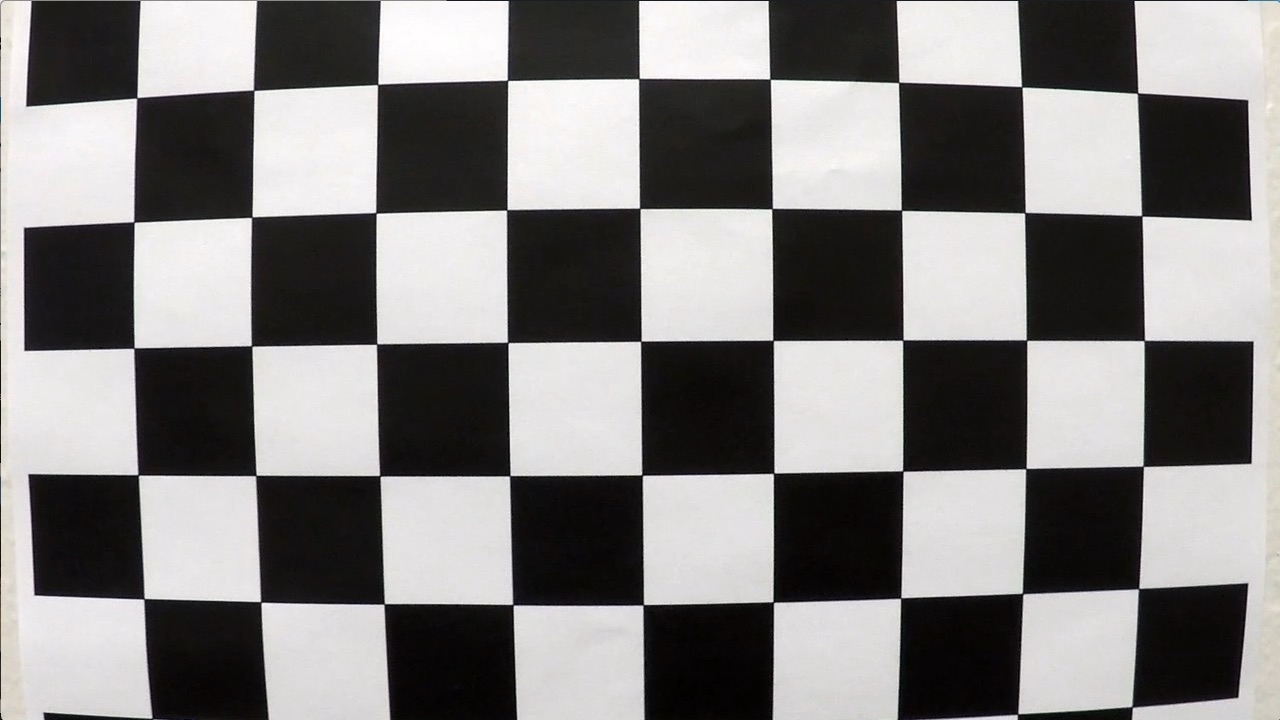
#> input picture camera_cal/calibration1.jpg, 1280 x 720 px; its folder holds only this picture in this run
$ jupyter execute --allow-errors Advanced-Lane-Lines.ipynb   (shell and % lines are left out)   (older library calls are emulated)
#> lines starting #> are read from the running program, lines starting #| are printed output that depends on the picture; after the words box and inside, x2 and y2 are one past the last pixel; in counts of white or black regions, pixels touching at a corner belong together
[cell 1]
import numpy as np
import cv2
import glob
import matplotlib.pyplot as plt

[cell 2]
# Class to represent a camera
# It holds the calibration as well as the distortion
class Camera:

    def __init__(self):
        # The camera matrix and distortion coeffs
        # are filled after calibration
        self.is_calibrated       = False
        self.camera_matrix       = None
        self.distortion_coeffs   = None

    def calibrate(self, calibration_files, chessboard_ncorners=(9,6)):
        '''
            calibrate the camera based on files provided
            We use only chessboard image to calibrate
            All images must have the same shape
        '''
#> called with chessboard_ncorners = (9, 6)

        # Store informations about the differents points required
        # to interpolate the camera distortion
        object_points = [] # Store 3d points from real world
        image_points  = [] # Store 2d points from the image

        # The chessboard number of corners
        nx, ny = chessboard_ncorners

        # Generate the object_points for this chessboard
        # Init an array with the number of points and 3 coordinates
        chessboard_object_points = np.zeros((nx*ny, 3), np.float32)
        # Now create a grid of nx by ny letting the z coordinate to zero
        chessboard_object_points[:,:2] = np.mgrid[0:nx, 0:ny].T.reshape(-1,2)

        # loop on the calibration images
        for cal_image_file in calibration_files:

            # Read the image
            img = cv2.imread(cal_image_file)
#> img is the input picture: shape (720, 1280, 3); mean B, G, R 127.8, 128.4, 130.1
            # Convert to gray
            gray = cv2.cvtColor(img, cv2.COLOR_BGR2GRAY)

            # Now find the chessboard corners
            is_corner_found, corners = cv2.findChessboardCorners(gray, (nx,ny))
#> is_corner_found = False; corners = None

            # If we found the corners
            if is_corner_found:
                # Add our points to the lists
                image_points.append(corners)
                object_points.append(chessboard_object_points)

        # Calibrate our camera with all those points
        retval, self.camera_matrix, self.distortion_coeffs, rvecs, tvecs = cv2.calibrateCamera(object_points, image_points, img.shape[0:2], None, None)
        self.is_calibrated = True


    def undistort(self, img):
        '''
            Undistort image based on the calibration done
        '''
        assert self.is_calibrated, 'Camera has not been calibrated, do it first.'

        return cv2.undistort(img, self.camera_matrix, self.distortion_coeffs)

[cell 3]
# Class to handle perspective transformation
class Perspective:
    def __init__(self, src_points, dst_points):
        '''
            Init the object based on the points
            provided, we need 4 points to be able to
            compute the perspective transformation
        '''
        assert len(src_points) == 4, 'Source points size != 4'
        assert len(dst_points) == 4, 'Destination points size != 4'

        # Compute matrix perspective
        self.matrix         = cv2.getPerspectiveTransform(src_points, dst_points)
        self.matrix_inverse = cv2.getPerspectiveTransform(dst_points, src_points)

    def transform(self, img, size=None):
        '''
            Transform the image using the perspective
            from source to destination
            size : The size (width, height) of the image  wanted

        '''
        if size == None:
            size = (img.shape[1], img.shape[0])

        return cv2.warpPerspective(img, self.matrix, size, flags=cv2.INTER_LINEAR)

    def transform_inv(self, img, size=None):
        '''
            Transform the image using the perspective
            from destination to source
            size : The size (width, height) of the image  wanted

        '''
        if size == None:
            size = (img.shape[1], img.shape[0])

        return cv2.warpPerspective(img, self.matrix_inverse, size, flags=cv2.INTER_LINEAR)

[cell 4]
# Create a camera and calibrate it
# using all chessboard images available
camera = Camera()
#> (the rest of this cell did not finish here and is left out)

#> (a cell that did not finish here is left out)

[cell 6]
# Undistort example
img_ori = cv2.cvtColor(cv2.imread('./test_images/test5.jpg'), cv2.COLOR_BGR2RGB)
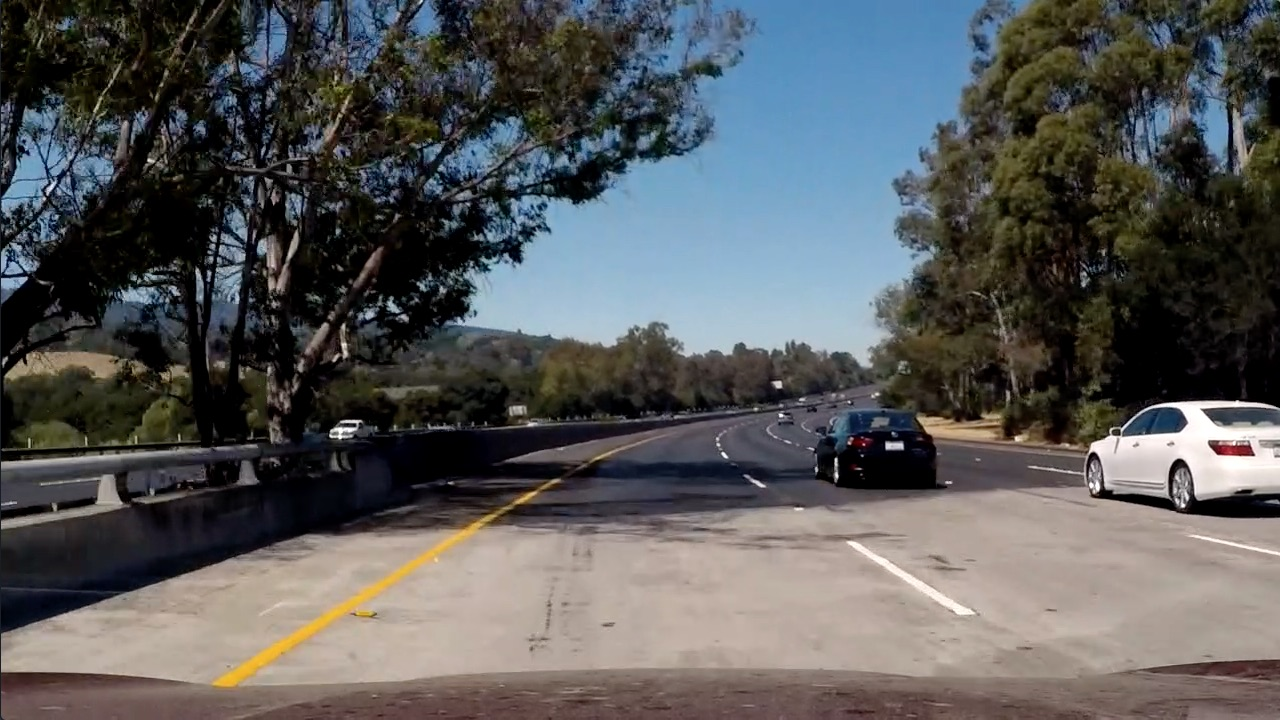
#> input picture test_images/test5.jpg, 1280 x 720 px
#> (the rest of this cell did not finish here and is left out)

[cell 7]
# Used image application to select the 4 points from the perspective images
# The points have been selected manually in the image above
src_perspective_points = np.float32( [ [280.0,675.0], [573.0,465.0], [712.0,465.0], [1042.0,675.0] ])

# Define for the bird eyes view so the line are parallel
dst_perspective_points = np.float32( [ [355.0,719.0], [355.0,0.0], [955.0,0.0], [955.0,719.0] ])

# Generate a perspective
birdeyes_perspective = Perspective(src_perspective_points, dst_perspective_points)

[cell 8]
# Example of an image projected on the birdeyes perspective with the polygon used to compute the perspective
img = cv2.cvtColor(cv2.imread('./test_images/straight_lines1.jpg'), cv2.COLOR_BGR2RGB)
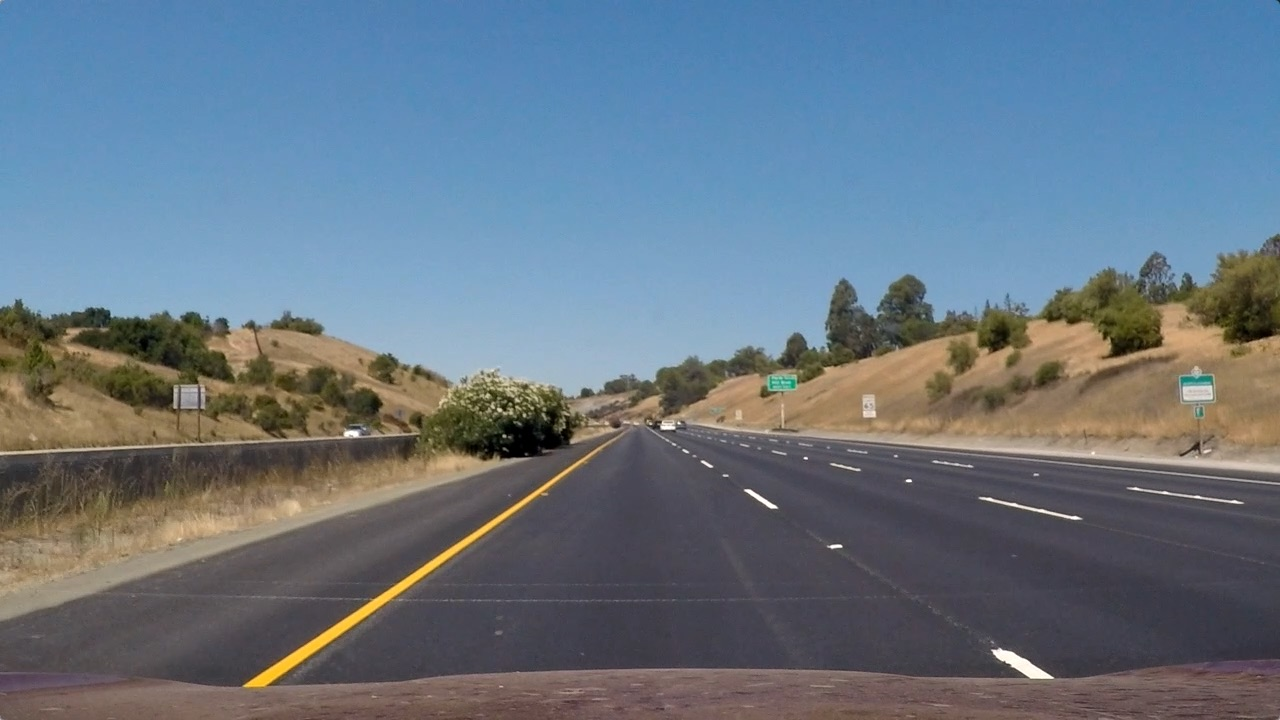
#> input picture test_images/straight_lines1.jpg, 1280 x 720 px
cv2.polylines(img, np.int32([src_perspective_points]), True, (255,0,0), 2)
#> img: shape (720, 1280, 3); mean R, G, B 103.8, 117.1, 130.6

birdeyes_img = birdeyes_perspective.transform(img)


f, (ax1, ax2) = plt.subplots(1, 2, figsize=(20,10))
ax1.imshow(img)
ax1.set_title('Original Image', fontsize=15)
ax2.imshow(birdeyes_img)
ax2.set_title('Perspective Image', fontsize=15)


plt.show()

[cell 9]
def channel_threshold(img, thresh):
    '''
        Return a binary image based on
        the threshold provided
        img must be a one channel image
    '''

    # Threshold channel
    img_binary = np.zeros_like(img)
    img_binary[(img >= thresh[0]) & (img <= thresh[1])] = 1

    return img_binary

def abs_sobel_thresh(img, orient='x', sobel_kernel=3, thresh=(0, 255)):
    '''
        Return binay img after computing the gradient
        and using the threshold
        img must be a one channel image
    '''
    # Take the derivative in x or y given orient = 'x' or 'y'
    if orient == 'x':
        sobel = cv2.Sobel(img, cv2.CV_64F, 1, 0, ksize=sobel_kernel)
    else:
        sobel = cv2.Sobel(img, cv2.CV_64F, 0, 1, ksize=sobel_kernel)
    # Take the absolute value of the derivative or gradient
    sobel = np.absolute(sobel)
    # Scale to 8-bit (0 - 255) then convert to type = np.uint8
    scaled_sobel = np.uint8(sobel * 255 / np.max(sobel))
    # Create a mask of 1's where the scaled gradient magnitude
    # is > thresh_min and < thresh_max
    i_binary = np.zeros_like(scaled_sobel)
    i_binary[(scaled_sobel >= thresh[0]) & (scaled_sobel <= thresh[1])] = 1
    return i_binary

[cell 10]
def equalize_image(img):
    '''
        Equalize the image by increasing the contrast in the potential
        Lane region.
        Image in hls format
    '''
    # Work on a copy of the image
    img_copy = img[:,:,:]

    # Get the image size
    height, width = img.shape[0:2]

    # Select the left region
    # Assumed zone y>444
    # yy > -x + 919 slope -1 passing by 200,719
    # yy < -x +1219 slope -1 passing by 500,719
    XX, YY = np.meshgrid(np.arange(0, width), np.arange(0, height))
    left_region = (YY > 444) & \
                  (YY > (-XX + 919)) & \
                  (YY < (-XX + 1219))

    # Select the right region
    # Assumed zone y>444
    # yy < x - 181 slope 1 passing by 900,719
    # yy > x - 481 slope 1 passing by 1200,719
    right_region = (YY > 444) & \
                   (YY > (XX - 481)) & \
                   (YY < (XX - 181))

    # Select the luminosity pixels from this region
    img_selection = img_copy[left_region | right_region,1]

    # Compute the mean of those region
    # Keep it around 80
    mean   = np.mean(img_selection)
#> mean = 131.2
    if mean > 100 or mean < 60:
        temp_copy = np.copy(img_copy[:,:,1]).astype(np.float32)
        temp_copy = temp_copy + 80  - int(mean)
        selection = (temp_copy < 0 )
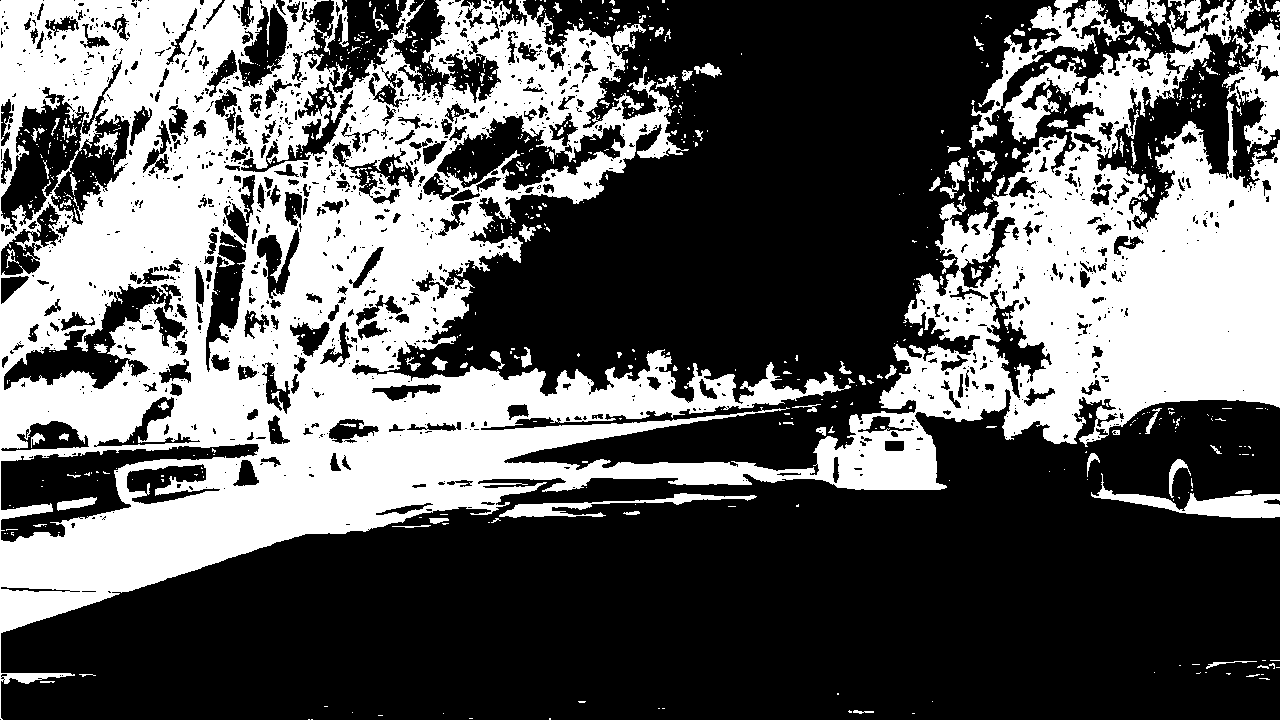
#> selection: shape (720, 1280) bool; 37.5% white; 892 white regions (784 under 20 px), largest, box (x1, y1, x2, y2) and area: (0, 0, 1280, 720) 323203, (969, 0, 1134, 148) 4143, (1222, 23, 1280, 154) 3336
        temp_copy[selection] = 0
        selection = (temp_copy > 255 )
#> selection: shape (720, 1280) bool; every value is 0
        temp_copy[selection] = 255
        img_copy[:,:,1] = np.int_(temp_copy)
#> img_copy: shape (720, 1280, 3); mean of channels 0, 1, 2 55.5, 50, 70.1


    return img_copy

[cell 11]
def binay_image_extraction(img):
    '''
        Apply different threshold to extract
        the lane feature of the image
        We are using color threshold and gradient threshold
    '''
    # Convert image to HLS, as we will
    # use all the channels to try to discover the lane
    hls = cv2.cvtColor(img, cv2.COLOR_RGB2HLS)

    # Equalize the image so our threshold remains the same
    # for any exposition
    hls = equalize_image(hls)

    # Apply a channel threshold on all three channels
    h_binary = channel_threshold(hls[:,:,0], thresh=(18, 24))
#> h_binary: shape (720, 1280); values 0 (black) and 1 (white), 9.2% white; 1528 white regions (1252 under 20 px), largest, box (x1, y1, x2, y2) and area: (874, 62, 1156, 429) 19784, (1168, 191, 1280, 340) 5167, (209, 491, 533, 689) 4695
    l_binary = channel_threshold(hls[:,:,1], thresh=(130, 255)) #130 255 / 118 255 / 140 255
#> l_binary: shape (720, 1280); values 0 (black) and 1 (white), 6.1% white; 424 white regions (362 under 20 px), largest, box (x1, y1, x2, y2) and area: (458, 267, 910, 366) 26065, (1089, 401, 1280, 496) 9889, (332, 546, 521, 681) 9587
    s_binary = channel_threshold(hls[:,:,2], thresh=(80, 255)) #28 230 / 70 230
#> s_binary: shape (720, 1280); values 0 (black) and 1 (white), 31.9% white; 2499 white regions (2076 under 20 px), largest, box (x1, y1, x2, y2) and area: (438, 0, 994, 332) 96516, (966, 55, 1280, 448) 36948, (1, 0, 239, 212) 16012

    # Apply a gradient threshold on the gray channel
    gradx = abs_sobel_thresh(hls[:,:,1], orient='x', sobel_kernel=5, thresh=(15, 255))
#> gradx: shape (720, 1280); values 0 (black) and 1 (white), 12.4% white; 3080 white regions (2413 under 20 px), largest, box (x1, y1, x2, y2) and area: (1, 61, 151, 249) 8424, (1114, 35, 1231, 170) 4289, (309, 0, 408, 93) 3596

    # Now combined all the binary images
    combined = np.zeros_like(h_binary)
    combined[ ((h_binary == 1) & (s_binary == 1)) | ((gradx == 1) & (l_binary == 1)) ] = 1

    # Remove salt&pepper like noise
    combined = cv2.medianBlur(combined, ksize=3)

    return combined

[cell 12]
# Example of the binary extraction

f, (ax1, ax2) = plt.subplots(1, 2, figsize=(20,10))
ax1.imshow(img_ori)
ax1.set_title('Original', fontsize=15)

img_binary = binay_image_extraction(img_ori)
#> img_binary: shape (720, 1280); values 0 (black) and 1 (white), 3.5% white; 878 white regions (626 under 20 px), largest, box (x1, y1, x2, y2) and area: (212, 507, 511, 688) 4231, (1075, 324, 1114, 374) 899, (846, 541, 975, 615) 863
ax2.imshow(img_binary, cmap='gray')
ax2.set_title('Binary Image', fontsize=15)
plt.show()

img_binary_birdeyes = birdeyes_perspective.transform(img_binary)
#> in transform (call 2), `return cv2.warpPerspective(img, self.matrix, size, flags=cv2.INTER_LIN..`:
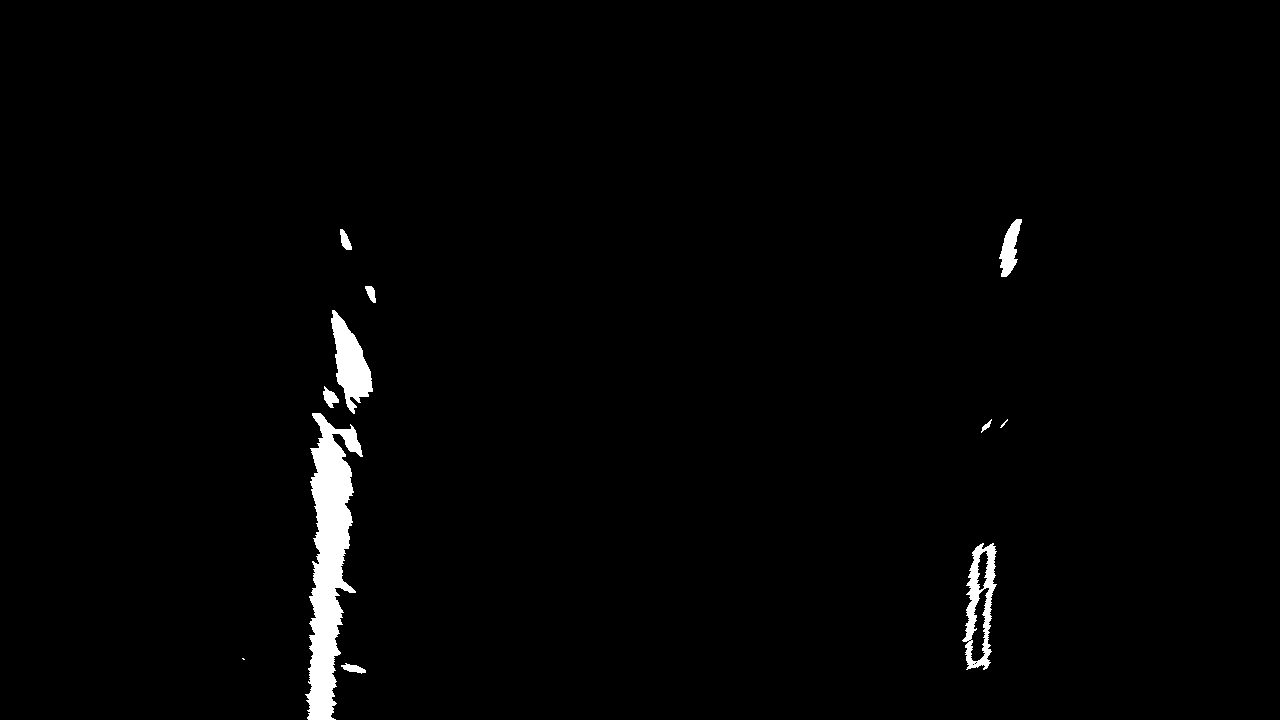
#> returned value: shape (720, 1280); values 0 (black) and 1 (white), 1.6% white; 11 white regions (2 under 20 px), largest, box (x1, y1, x2, y2) and area: (305, 413, 363, 720) 8987, (331, 310, 373, 414) 2201, (962, 543, 997, 670) 1942
#> (the rest of the program and of its run is left out)
